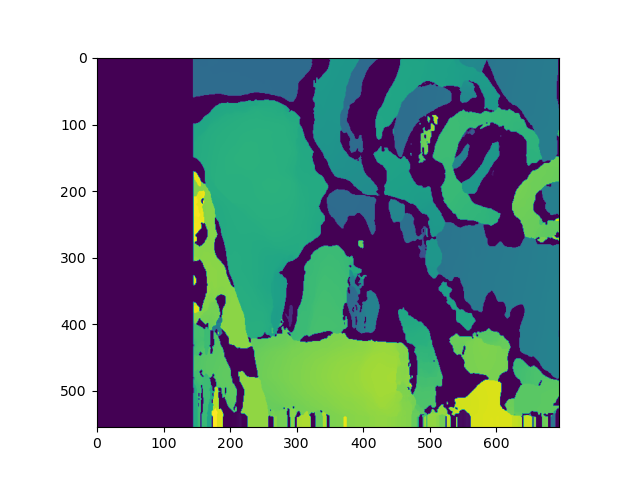
#> input picture Figure_1.png, 640 x 480 px
$ python show.py
#> lines starting #> are read from the running program, lines starting #| are printed output that depends on the picture
import numpy as np
import cv2
img=cv2.imread("Figure_1.png",0)
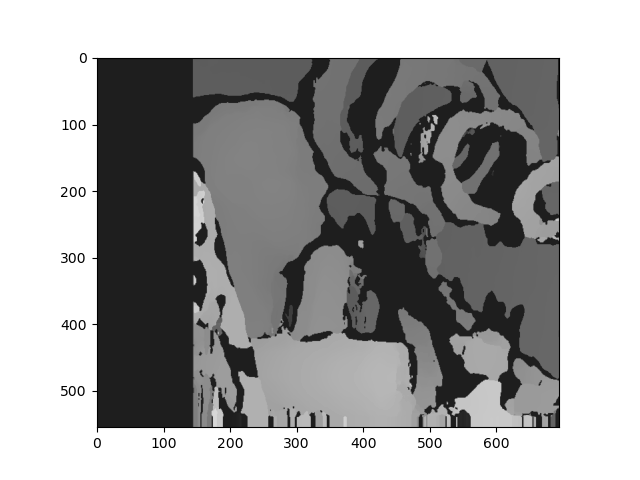
#> img: shape (480, 640); min 0, max 255, mean 160.6
img_color=cv2.applyColorMap(img,cv2.COLORMAP_COOL)
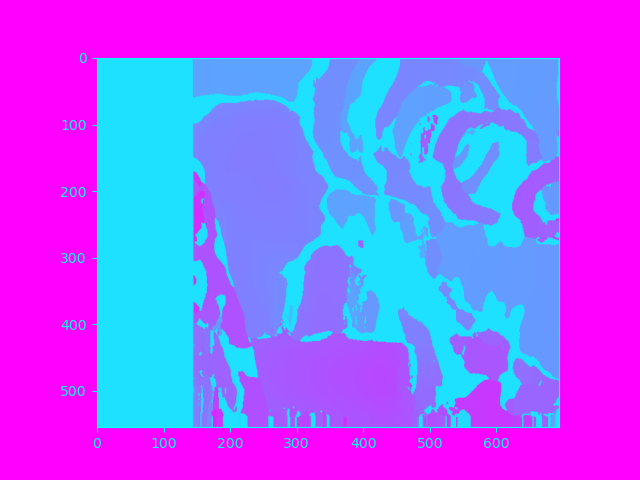
#> img_color: shape (480, 640, 3); mean B, G, R 255, 94.4, 160.6
cv2.imshow("img_color",img_color)
cv2.waitKey(0)
